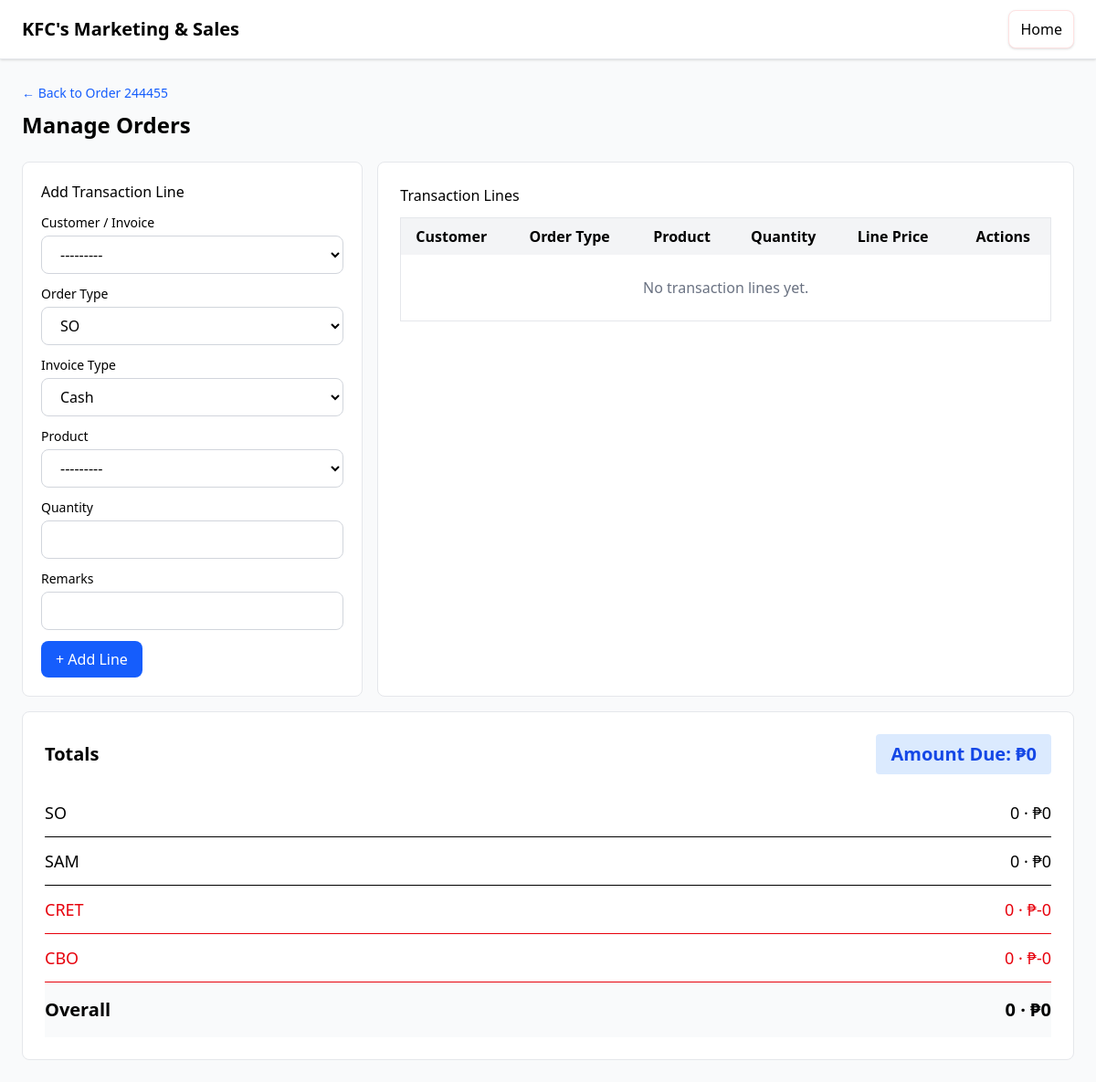
The app's page /orders/1/transactions/, older data.
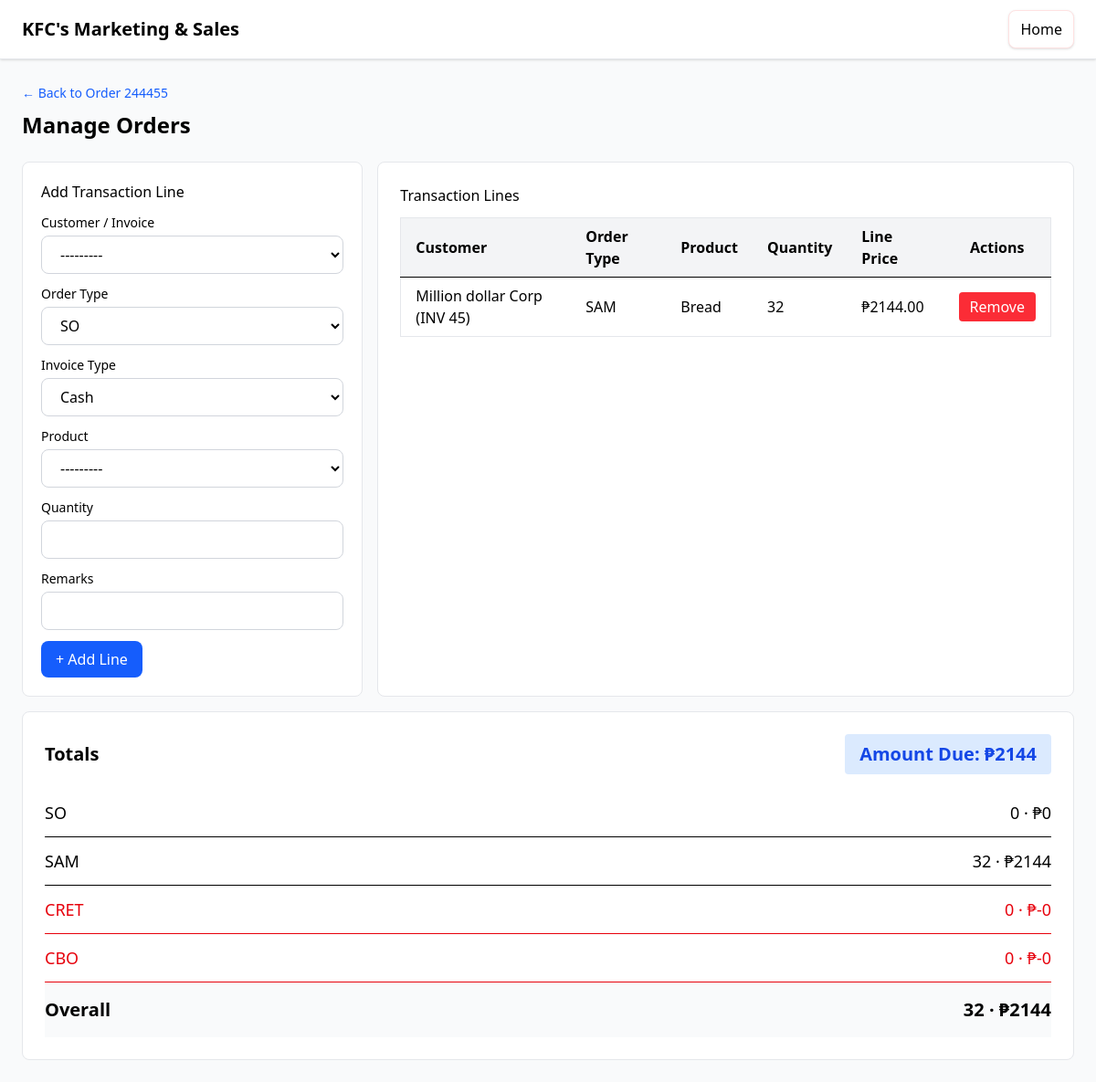
The same page, newer data.
### orders/models.py (models this page shows, shortened)
class TransactionDetail(models.Model):
    ORDER_TYPE_CHOICES = [
        ("SO", "SO"),
        ("SAM", "SAM"),
        ("CRET", "CRET (-)"),
        ("CBO", "CBO (-)"),
    ]
    INVOICE_TYPE_CHOICES = [
        ("CASH", "Cash"),
        ("CHARGE", "Charge"),
        ("CHEQUE", "Cheque"),
    ]
    id = models.BigAutoField(primary_key=True)
    customer_detail = models.ForeignKey(
        CustomerDetails, on_delete=models.CASCADE, related_name="transactions"
    )
    order_type = models.CharField(max_length=10, choices=ORDER_TYPE_CHOICES)
    invoice_type = models.CharField(max_length=10, choices=INVOICE_TYPE_CHOICES, blank=True)
    product = models.ForeignKey(Product, on_delete=models.CASCADE, related_name="transaction_lines")
    quantity = models.IntegerField()
    line_price = models.DecimalField(max_digits=20, decimal_places=2)
    remarks = models.CharField(max_length=255, blank=True)
    created_at = models.DateTimeField(auto_now_add=True)

class CustomerDetails(models.Model):
    id = models.BigAutoField(primary_key=True)
    order = models.ForeignKey(OrderDetails, on_delete=models.CASCADE, related_name="customers")
    invoice_no = models.IntegerField(unique=True)
    customer = models.ForeignKey(Customer, on_delete=models.CASCADE, related_name="customer_details")
    def __str__(self):
        return str(self.invoice_no)

### customers/models.py (models this page shows)
class Customer(models.Model):
  customer_id = models.BigAutoField(primary_key=True)
  customer_area = models.ForeignKey(Area, on_delete=models.CASCADE)
  customer_business_name = models.CharField(max_length=255)
  customer_contact_person = models.CharField(max_length=255)
  customer_mobile_no = models.CharField(max_length=15)
  customer_business_address = models.CharField(max_length=255)
  customer_active = models.BooleanField(default=False)
  class Meta:
    ordering = ['customer_business_name']
  def __str__(self):
    return self.customer_business_name

### products/models.py (models this page shows)
class Product(models.Model):
  product_id = models.BigAutoField(primary_key=True)
  product_code = models.CharField(max_length=255, )
  product_name = models.CharField(max_length=255, )
  factory_price = models.DecimalField(max_digits=10, decimal_places=2)
  shelf_life = models.CharField(max_length=255, )
  product_packaging = models.CharField(max_length=255, )
  discontinued = models.BooleanField(default=False)
  class Meta:
    ordering = ['product_name']
  def __str__(self):
    return self.product_name

### orders/views.py (the view)
# urls.py: path("<int:order_id>/transactions/", views.manage_transactions, name="manage_transactions"),
def manage_transactions(request, order_id):
    order = get_object_or_404(OrderDetails, pk=order_id)
    if request.method == "POST":
        form = TransactionLineForm(request.POST, order=order)
        if form.is_valid():
            services.add_transaction_line(
                customer_detail=form.cleaned_data["customer_detail"],
                product=form.cleaned_data["product"],
                order_type=form.cleaned_data["order_type"],
                quantity=form.cleaned_data["quantity"],
                invoice_type=form.cleaned_data["invoice_type"],
                remarks=form.cleaned_data["remarks"],
            )
            messages.success(request, "Transaction line added.")
            return redirect("manage_transactions", order_id=order.id)
    else:
        form = TransactionLineForm(order=order)
    return render(request, "orders/manage_transactions.html", {
        "order": order,
        "form": form,
        "lines": TransactionDetail.objects.filter(customer_detail__order=order)
                    .select_related("product", "customer_detail__customer")
                    .order_by("-created_at"),
        "totals": services.get_transaction_totals(order),
    })

### templates/orders/manage_transactions.html (shortened to what this page needs)
{% extends "base.html" %}
{% block content %}
<a href="{% url 'order_detail' order.id %}" class="text-sm text-blue-600 hover:underline">
  &larr; Back to Order {{ order.control_no }}
</a>
<h1 class="mt-2 mb-6 text-2xl font-bold">
  Manage Orders
</h1>
<div class="grid grid-cols-1 gap-4 lg:grid-cols-3">
  {% include "orders/components/transaction_form.html" %}
  {% include "orders/components/transaction_table.html" %}
</div>
{% include "orders/components/transaction_total.html" %}
{% endblock %}

### templates/orders/components/transaction_table.html (shortened to what this page needs)
<div class="rounded-lg border border-gray-200 bg-white p-6 lg:col-span-2">
  <h2 class="mb-3 font-medium">
    Transaction Lines
  </h2>
  <div class="max-h-[450px] overflow-y-auto overflow-x-auto">
    <table class="min-w-full rounded-lg border border-gray-200">
      <thead class="sticky top-0 z-10 bg-gray-100">
        <tr>
          <th class="px-4 py-2 text-left">Customer</th>
          <th class="px-4 py-2 text-left">Order Type</th>
          <th class="px-4 py-2 text-left">Product</th>
          <th class="px-4 py-2 text-left">Quantity</th>
          <th class="px-4 py-2 text-left">Line Price</th>
          <th class="px-4 py-2 text-center">Actions</th>
        </tr>
      </thead>
      <tbody>
        {% for line in lines %}
        <tr class="border-t hover:bg-gray-50">
          <td class="px-4 py-2">
            {{ line.customer_detail.customer }}
            (INV {{ line.customer_detail.invoice_no }})
          </td>
          <td class="px-4 py-2">{{ line.order_type }}</td>
          <td class="px-4 py-2">{{ line.product }}</td>
          <td class="px-4 py-2">{{ line.quantity }}</td>
          <td class="px-4 py-2">
            ₱{{ line.line_price }}
          </td>
          <td class="px-4 py-2 text-center">
            <form method="post" action="{% url 'transaction_delete' order.id line.id %}">
              <button onclick="return confirm('Remove this line?')"
                class="cursor-pointer rounded bg-red-500 px-3 py-1 text-white hover:bg-red-600">
                Remove
              </button>
            </form>
          </td>
        </tr>
        {% empty %}
        <tr>
          <td colspan="6" class="px-4 py-6 text-center text-gray-500">
            No transaction lines yet.
          </td>
        </tr>
        {% endfor %}
      </tbody>
    </table>
  </div>
</div>

Row changes from the older to the newer data that the page shows:
added TransactionDetail: customer_detail.customer "Million dollar Corp", customer_detail.invoice_no "45", order_type "SAM", product "Bread", quantity "32", line_price "2144.00"
Text that changed along with them:
{{ totals.amount_due }}: "0" → "2144"
{{ totals.by_type.SAM.qty }}: "0" → "32"
{{ totals.by_type.SAM.price }}: "0" → "2144"
{{ totals.qty }}: "0" → "32"
{{ totals.price }}: "0" → "2144"
text no longer shown: "No transaction lines yet."
